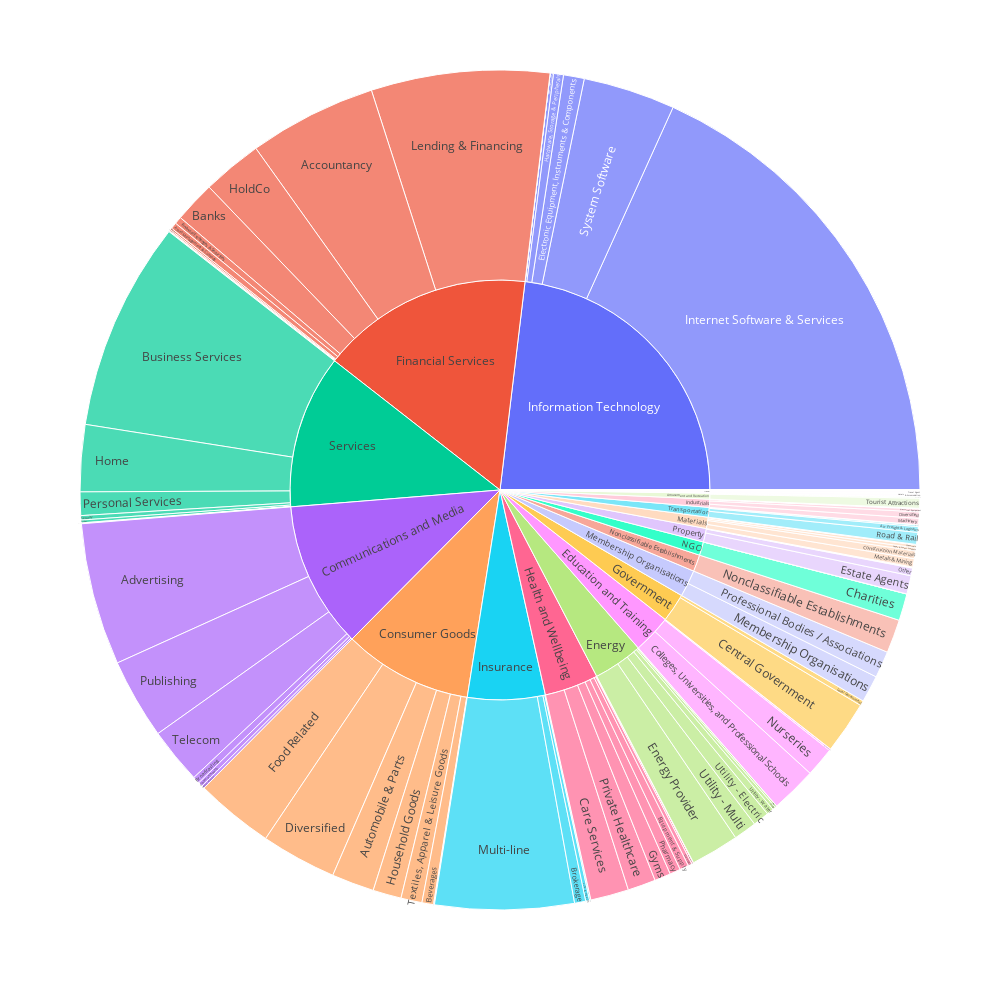

The notebook cell this image was saved under:
### Code cell
# Proportion
fig = px.sunburst(plt_df, path=['vertical', 'subvertical'], 
                  values='count')
fig.update_layout(
    autosize=False,
    width=1000,
    height=1000
)
fig.show();

### Figure 1 — Plotly figure (JSON) as saved in the notebook; plotly's stock layout.template omitted (floating-point values rounded to 4 significant figures; data arrays with more than 128 entries replaced by an {"elided": "..."} marker saying what was removed)
{"data": [{"branchvalues": "total", "domain": {"x": [0, 1], "y": [0, 1]}, "hovertemplate": "labels=%{label}<br>count=%{value}<br>parent=%{parent}<br>id=%{id}<extra></extra>", "ids": {"elided": "144 str values"}, "labels": {"elided": "144 str values"}, "name": "", "parents": {"elided": "144 str values"}, "type": "sunburst", "values": {"elided": "144 int values"}}], "layout": {"autosize": false, "height": 1000, "legend": {"tracegroupgap": 0}, "margin": {"t": 60}, "width": 1000}}
